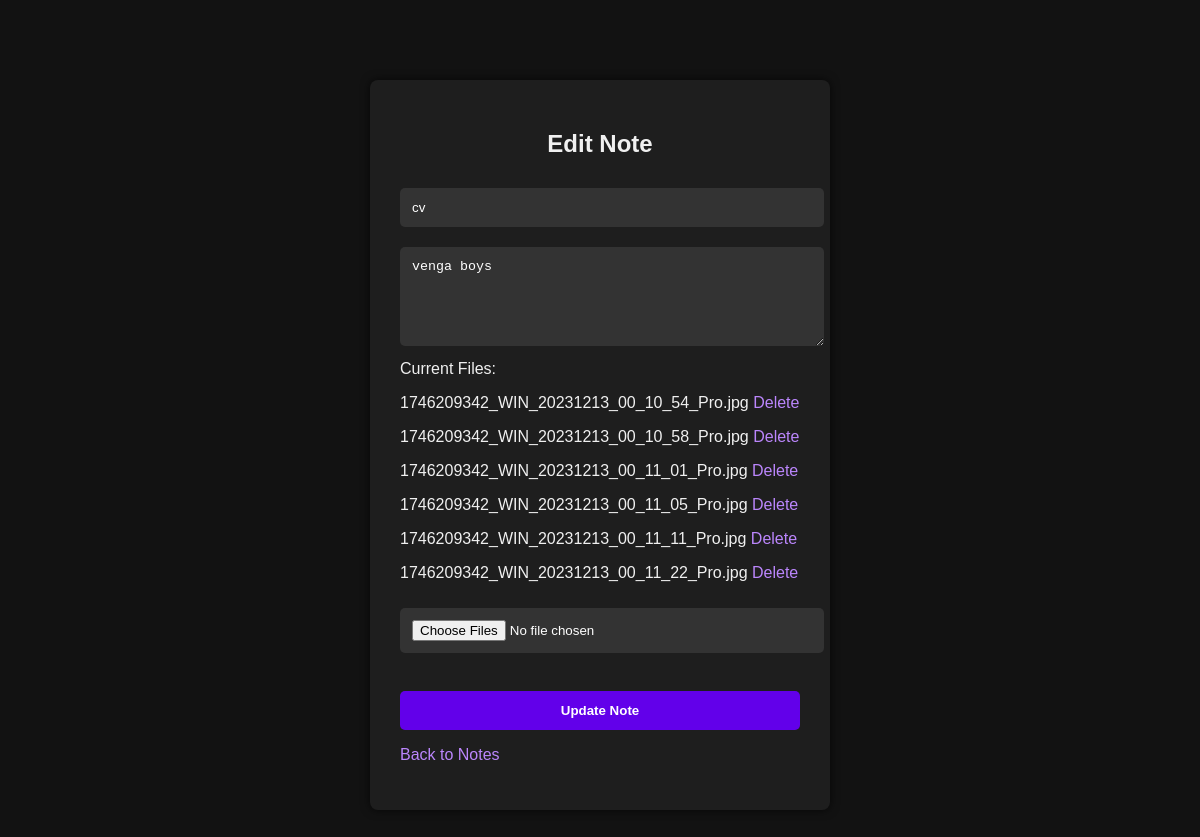
Screenshot of /edit_note.php?id=7 (signed in) with the database file from the repository.
### tables this page shows
CREATE TABLE `notes` (
  `id` int(11) NOT NULL,
  `user_id` int(11) NOT NULL,
  `title` varchar(255) NOT NULL,
  `content` text DEFAULT NULL,
  `created_at` timestamp NOT NULL DEFAULT current_timestamp(),
  `updated_at` timestamp NOT NULL DEFAULT current_timestamp() ON UPDATE current_timestamp()
);

CREATE TABLE `note_files` (
  `id` int(11) NOT NULL,
  `note_id` int(11) NOT NULL,
  `file_path` varchar(255) NOT NULL,
  `created_at` timestamp NOT NULL DEFAULT current_timestamp()
);

### edit_note.php (the view, shortened to what this page needs)
<?php
include 'db.php';
$user_id = $_SESSION['user_id'];
if (isset($_GET['id'])) {
    $note_id = intval($_GET['id']);
    $sql = "SELECT * FROM notes WHERE id='$note_id' AND user_id='$user_id'";
    $result = mysqli_query($conn, $sql);
    $note = mysqli_fetch_assoc($result);
}
?>
<!DOCTYPE html>
<html lang="en">
<head>
    <link rel="stylesheet" href="style.css">
</head>
<body>
    <div class="container">
        <h2>Edit Note</h2>
        <form action="" method="POST" enctype="multipart/form-data">
            <input type="text" name="title" value="<?php echo htmlspecialchars($note['title']); ?>" required><br>
            <textarea name="content" rows="5" required><?php echo htmlspecialchars($note['content']); ?></textarea><br>
            <label>Current Files:</label><br>
            <?php
            $file_sql = "SELECT * FROM note_files WHERE note_id='$note_id'";
            $file_result = mysqli_query($conn, $file_sql);
            if (mysqli_num_rows($file_result) > 0) {
                while ($file = mysqli_fetch_assoc($file_result)) {
                    echo '<p>' . htmlspecialchars(basename($file['file_path'])) . ' <a href="?id=' . $note_id . '&delete_file=' . $file['id'] . '" onclick="return confirm(\'Are you sure?\')">Delete</a></p>';
                }
            } else {
                echo '<p>No files uploaded.</p>';
            }
            ?>
            <input type="file" name="files[]" multiple><br><br>
            <button type="submit">Update Note</button>
        </form>
        <p><a href="view_notes.php">Back to Notes</a></p>
    </div>
</body>
</html>

### style.css (style rules this page uses)
body { background-color: #121212; font-family: Arial, sans-serif; color: #f0f0f0; margin: 0; padding: 0; }
.container { width: 400px; margin: 80px auto; padding: 30px; background-color: #1e1e1e; box-shadow: 0 0 10px rgba(0,0,0,0.7); border-radius: 8px; }
h2 { text-align: center; margin-bottom: 20px; }
form input[type="text"], form input[type="password"], form textarea, form input[type="file"] { width: 100%; padding: 12px; margin: 10px 0; background: #333; border: none; border-radius: 5px; color: white; }
button { width: 100%; padding: 12px; background-color: #6200ea; border: none; border-radius: 5px; color: white; font-weight: bold; cursor: pointer; margin-top: 10px; }
a { color: #bb86fc; text-decoration: none; }

### rows the page displays
notes: title "cv", content "venga boys"
note_files: file_path "1746209342_WIN_20231213_00_10_54_Pro.jpg"
note_files: file_path "1746209342_WIN_20231213_00_10_58_Pro.jpg"
note_files: file_path "1746209342_WIN_20231213_00_11_01_Pro.jpg"
note_files: file_path "1746209342_WIN_20231213_00_11_05_Pro.jpg"
note_files: file_path "1746209342_WIN_20231213_00_11_11_Pro.jpg"
note_files: file_path "1746209342_WIN_20231213_00_11_22_Pro.jpg"
